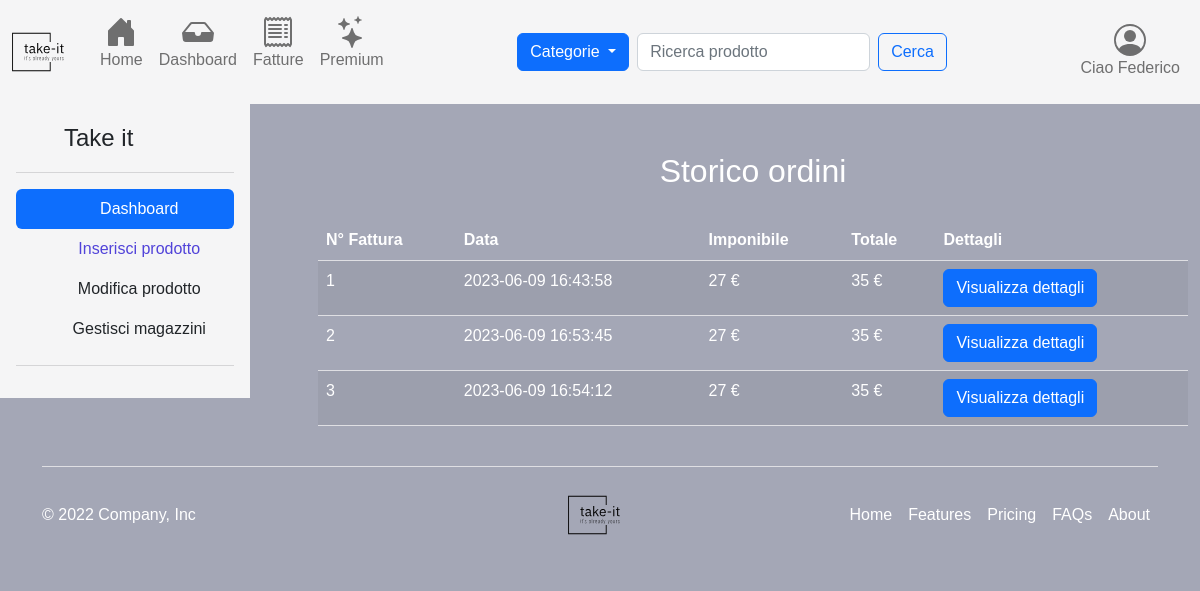
The app's page /invoiceSection.php (signed in) with its own data.
### tables this page shows
CREATE TABLE IF NOT EXISTS `Utente` (
  `Id` int(11) NOT NULL AUTO_INCREMENT,
  `Nome` varchar(50) NOT NULL,
  `Cognome` varchar(50) NOT NULL,
  `Email` varchar(50) NOT NULL,
  `Password` varchar(32) NOT NULL,
  `Claim_id` int(11) NOT NULL,
  `Indirizzo_id` int(11) NOT NULL,
  `Status` int(11) NOT NULL,
  `Timestamp` timestamp NOT NULL DEFAULT current_timestamp(),
  PRIMARY KEY (`Id`),
  KEY `Claim_id` (`Claim_id`),
  KEY `Indirizzo_id` (`Indirizzo_id`)
);

CREATE TABLE IF NOT EXISTS `Fattura` (
  `Id` int(11) NOT NULL AUTO_INCREMENT,
  `Dettaglio_ordine_id` int(11) NOT NULL,
  `Imponibile` decimal(7,0) NOT NULL,
  `Totale` decimal(10,0) NOT NULL,
  `Status` int(2) NOT NULL,
  `Timestamp` timestamp NOT NULL DEFAULT current_timestamp(),
  PRIMARY KEY (`Id`),
  KEY `Dettaglio_ordine_id` (`Dettaglio_ordine_id`)
);

### invoiceSection.php (called while the page is built, shortened)
<?php
require './templates/views/user/invoiceSection.php';
require_once("./templates/base.php");

### src/classes/Dbh.php (called while the page is built, shortened)
<?php
include("./src/utility/UtilsFunctions.php");
include("./src/classes/Session.php");
class Dbh
{
    protected mysqli $connection;
    public function __construct($dbhost = 'localhost', $dbuser = 'root', $dbpass = '', $dbname = 'e-commerce', $charset = 'utf8')
    {
        try {
            $this->connection = new mysqli($dbhost, $dbuser, $dbpass, $dbname);
            $this->connection->set_charset($charset);
        } catch (Exception $e) {
            echo "[Dbh:26] Sono qui";
            echo "Connection failed: " . mysqli_connect_error();
        }
    }
    public function execute($sql, ...$params): array|int|string
    {
        $types = "";
        if ($stmt = $this->connection->prepare($sql)) {
            if (!$stmt->execute()) {
                return "Execute failed: (" . $stmt->errno . ") " . $stmt->error;
            }
            if ($stmt->errno == 0) {
                $result = $stmt->get_result();
                return $result->fetch_all(MYSQLI_ASSOC);
            } else {
                return "Errore" . $stmt->errno;
            }
        } else {
            return 'Unable to prepare MySQL statement (check your syntax) - ' . $this->connection->error;
        }
    }
    public function getRecord(string $tableName, string $where): mixed
    {
        $response = $this->execute("SELECT * FROM `$tableName` WHERE $where");
        return !empty($response) && $response[0] !== null
            ? $response[0]
            : null;
    }
}

### src/classes/Session.php (called while the page is built, shortened)
<?php
class Session extends Dbh
{
    private readonly int $id;
    public function __construct($id)
    {
        $this->id = $id;
        $this->init();
    }
    private function init(): void
    {
        if ($this->checkSessionId($this->id)) {
            $claimType = $this->getClaimTypeFromId($this->id);
        }
    }
    public function checkSessionId($id): bool
    {
        if (isset($id)) {
            $response = parent::execute("SELECT * FROM `Utente` WHERE `Id` = '$id' ");
            if (is_int($response[0]["Id"])) {
                $this->setSessionUser($response[0]);
                $user = $this->getCurrentUser();
                return $user[ID] > 0 && $user["Id"] == $id;
            }
        }
        return false;
    }
    public function setSessionUser($params): void
    {
        $_SESSION[CARRELLO_ID] = $this->getUserCartIdFromDb() !== null && $this->getUserCartIdFromDb() !== CARRELLO_UNSET
            ? $this->getUserCartIdFromDb()
            : $this->bindCartWithUser();
        $_SESSION[RACCOLTA_ID] = $this->getUserCollectionIdFromDb() !== null && $this->getUserCartIdFromDb() !== RACCOLTA_UNSET
            ? $this->getUserCollectionIdFromDb()
            : $this->generateCollectionRecord();
    }
    public function getCurrentUser(): array|int
    {
        return [
            ID => $_SESSION[ID],
            NOME => $_SESSION[NOME],
            COGNOME => $_SESSION[COGNOME],
            EMAIL => $_SESSION[EMAIL],
            PASSWORD => $_SESSION[PASSWORD],
            STATUS => $_SESSION[STATUS],
            CLAIM_ID => $_SESSION[CLAIM_ID],
            INDIRIZZO_ID => $_SESSION[INDIRIZZO_ID],
            CARRELLO_ID => $_SESSION[CARRELLO_ID],
            RACCOLTA_ID => $_SESSION[RACCOLTA_ID]
        ];
    }
    public function getUserCollectionIdFromDb() {
        $where = "Utente_id = " . $this->getCurrentUser()[ID];
        $res = parent::getRecord(RACCOLTA, $where);
        if ($res !== null) {
            return UtilsFunctions::checkResponse($res[ID])
                ? $res[ID]
                : RACCOLTA_UNSET;
        }
        return null;
    }
    public function getUserCartIdFromDb()
    {
        $where = UTENTE_ID." = ".$this->getCurrentUser()[ID];
        $res = parent::getRecord(CARRELLO, $where);
        if ($res !== null) {
            return UtilsFunctions::checkResponse($res[ID])
                ? $res[ID]
                : CARRELLO_UNSET;
        }
        return null;
    }
    public function getClaimTypeFromId($id): ?string
    {
        $res = parent::execute("SELECT * FROM Claim WHERE Id = '$id' ");
        return $res ? $res[0][DESCRIZIONE] : "";
    }
    public function loadInvoices(): array|int|string
    {
        return parent::execute("SELECT f.*
                FROM Fattura f
                JOIN Dettaglio_ordine do ON f.Dettaglio_ordine_id = do.Id
                JOIN Articolo a ON do.Articolo_id = a.Id
                WHERE a.Utente_id = " . $this->getCurrentUser()[ID]);
    }
}

### src/utility/UtilsFunctions.php (called while the page is built, shortened)
<?php
class UtilsFunctions
{
    public static function checkResponse($response): bool
    {
        return is_int($response) && $response > 0;
    }
}

### templates/views/user/invoiceSection.php (the view, shortened to what this page needs)
<div class="container  rounded mt-5">
    <h2 class="text-center" style="color: white;">Storico ordini</h2>
    <table class="table table-striped">
        <thead>
        <tr>
            <th style="color: white;">N° Fattura</th>
            <th style="color: white;">Data</th>
            <th style="color: white;">Imponibile</th>
            <th style="color: white;">Totale</th>
            <th style="color: white;">Dettagli</th>
        </tr>
        </thead>
        <tbody>
        <?php
        if (isset($_SESSION[ID])) {
            $session = new Session($_SESSION[ID]);
            $claimType = $session->getClaimTypeFromId($session->getCurrentUser()[CLAIM_ID]);
            switch ($claimType) {
                case CLAIM_SELLER_DESC:
                case CLAIM_SELLER_PR0_DESC:
                    $invoices = $session->loadInvoices();
                    if (!empty($invoices)) {
                        $index = 1;
                        foreach ($invoices as $invoice) {
                            echo '<tr>
                                <td style="color: white;">' . $index++ . '</td>
                                <td style="color: white;">' . $invoice['Timestamp'] . '</td>
                                <td style="color: white;">' . $invoice['Imponibile'] . ' ' . EURO . '</td>
                                <td style="color: white;">' . $invoice['Totale'] . ' ' . EURO . '</td>
                                <td>
                                    <button type="button" class="btn btn-primary" data-bs-toggle="modal" data-bs-target="#exampleModal' . $invoice["Dettaglio_ordine_id"] . '">
                                      Visualizza dettagli
                                    </button>';
                            echo '</td>';
                        }
                    }
                    else {
                    }
                    break;
            }
        } else {
            header("Location: login.php");
        }
        ?>
        </tbody>
    </table>
</div>

### templates/views/utils/navbar.php (shortened to what this page needs)
<nav class="navbar navbar-expand-lg bg-light bd-navbar sticky-top" id="navbar-main">
    <div class="container-fluid">
        <a class="navbar-brand" href="<?php echo ROOT; ?>">
            <img src="<?php echo IMG; ?>/logo.svg" width="64" height="64" alt="Logo">
        </a>
        <div class="collapse navbar-collapse" id="navbarSupportedContent">
            <ul class="navbar-nav me-auto mb-2 mb-lg-0 flex-row justify-content-between">
                <li class="nav-item">
                    <a class="nav-link" aria-current="page" href="<?php echo ROOT; ?>">
                        <div class="nav-caption-item">
                            <p>Home</p>
                        </div>
                    </a>
                </li>
                <?php
                    if (isset($_SESSION[ID])) {
                        $session = new Session($_SESSION[ID]);
                            $claimType = $session->getClaimTypeFromId($session->getCurrentUser()[CLAIM_ID]);
                        switch ($claimType) {
                            case CLAIM_SELLER_DESC:
                            case CLAIM_SELLER_PR0_DESC:
                                echo
                                '<li class="nav-item">
                                    <a class="nav-link" aria-current="page" href="./dashboard.php">
                                        <svg xmlns="http://www.w3.org/2000/svg" width="32" height="32" fill="currentColor" class="bi bi-inbox-fill nav-icon-item" viewBox="0 0 16 16">
                                            <path d="M4.98 4a.5.5 0 0 0-.39.188L1.54 8H6a.5.5 0 0 1 .5.5 1.5 1.5 0 1 0 3 0A.5.5 0 0 1 10 8h4.46l-3.05-3.812A.5.5 0 0 0 11.02 4H4.98zm-1.17-.437A1.5 1.5 0 0 1 4.98 3h6.04a1.5 1.5 0 0 1 1.17.563l3.7 4.625a.5.5 0 0 1 .106.374l-.39 3.124A1.5 1.5 0 0 1 14.117 13H1.883a1.5 1.5 0 0 1-1.489-1.314l-.39-3.124a.5.5 0 0 1 .106-.374l3.7-4.625z" />
                                        </svg>
                                    <div class="nav-caption-item">
                                        <p>Dashboard</p>
                                    </div>
                                    </a>
                                </li>';
                            echo
                            '<li class="nav-item">
                                    <a class="nav-link" aria-current="page" href="./invoiceSection.php">
                                        <svg xmlns="http://www.w3.org/2000/svg" width="32" height="32" fill="currentColor" class="bi bi-receipt nav-icon-item" viewBox="0 0 16 16">
                                              <path d="M1.92.506a.5.5 0 0 1 .434.14L3 1.293l.646-.647a.5.5 0 0 1 .708 0L5 1.293l.646-.647a.5.5 0 0 1 .708 0L7 1.293l.646-.647a.5.5 0 0 1 .708 0L9 1.293l.646-.647a.5.5 0 0 1 .708 0l.646.647.646-.647a.5.5 0 0 1 .708 0l.646.647.646-.647a.5.5 0 0 1 .801.13l.5 1A.5.5 0 0 1 15 2v12a.5.5 0 0 1-.053.224l-.5 1a.5.5 0 0 1-.8.13L13 14.707l-.646.647a.5.5 0 0 1-.708 0L11 14.707l-.646.647a.5.5 0 0 1-.708 0L9 14.707l-.646.647a.5.5 0 0 1-.708 0L7 14.707l-.646.647a.5.5 0 0 1-.708 0L5 14.707l-.646.647a.5.5 0 0 1-.708 0L3 14.707l-.646.647a.5.5 0 0 1-.801-.13l-.5-1A.5.5 0 0 1 1 14V2a.5.5 0 0 1 .053-.224l.5-1a.5.5 0 0 1 .367-.27zm.217 1.338L2 2.118v11.764l.137.274.51-.51a.5.5 0 0 1 .707 0l.646.647.646-.646a.5.5 0 0 1 .708 0l.646.646.646-.646a.5.5 0 0 1 .708 0l.646.646.646-.646a.5.5 0 0 1 .708 0l.646.646.646-.646a.5.5 0 0 1 .708 0l.646.646.646-.646a.5.5 0 0 1 .708 0l.509.509.137-.274V2.118l-.137-.274-.51.51a.5.5 0 0 1-.707 0L12 1.707l-.646.647a.5.5 0 0 1-.708 0L10 1.707l-.646.647a.5.5 0 0 1-.708 0L8 1.707l-.646.647a.5.5 0 0 1-.708 0L6 1.707l-.646.647a.5.5 0 0 1-.708 0L4 1.707l-.646.647a.5.5 0 0 1-.708 0l-.509-.51z"/>
                                              <path d="M3 4.5a.5.5 0 0 1 .5-.5h6a.5.5 0 1 1 0 1h-6a.5.5 0 0 1-.5-.5zm0 2a.5.5 0 0 1 .5-.5h6a.5.5 0 1 1 0 1h-6a.5.5 0 0 1-.5-.5zm0 2a.5.5 0 0 1 .5-.5h6a.5.5 0 1 1 0 1h-6a.5.5 0 0 1-.5-.5zm0 2a.5.5 0 0 1 .5-.5h6a.5.5 0 0 1 0 1h-6a.5.5 0 0 1-.5-.5zm8-6a.5.5 0 0 1 .5-.5h1a.5.5 0 0 1 0 1h-1a.5.5 0 0 1-.5-.5zm0 2a.5.5 0 0 1 .5-.5h1a.5.5 0 0 1 0 1h-1a.5.5 0 0 1-.5-.5zm0 2a.5.5 0 0 1 .5-.5h1a.5.5 0 0 1 0 1h-1a.5.5 0 0 1-.5-.5zm0 2a.5.5 0 0 1 .5-.5h1a.5.5 0 0 1 0 1h-1a.5.5 0 0 1-.5-.5z"/>
                                        </svg>
                                    <div class="nav-caption-item">
                                        <p>Fatture</p>
                                    </div>
                                    </a>
                                </li>';
                                break;
                        }
                    }
                ?>
                <li class="nav-item">
                    <a class="nav-link" aria-current="page" href="./premium.php">
                        <div class="nav-caption-item">
                            <p>Premium</p>
                        </div>
                    </a>
                </li>
            </ul>
            <div class="dropdown">
                <button class="btn btn-primary dropdown-toggle" type="button" id="categoryDropdown" data-bs-toggle="dropdown" aria-expanded="false">
                    Categorie
                </button>
            </div>
            <form class="d-flex" role="search" method="post">
                <input class="form-control me-2" type="search" placeholder="Ricerca prodotto" aria-label="Search" name="search">
                <button class="btn btn-outline-primary" type="submit" name="btn-search">Cerca</button>
            </form>
            <ul class="navbar-nav flex-row flex-wrap ms-md-auto justify-content-between" id="btn-toogle-navbar">
                <li class="nav-item dropdown">
                    <a class="nav-link" href="#" role="button" data-bs-toggle="dropdown" aria-expanded="false">
                        <div class="nav-caption-item">
                            <?php
                                if(isset($_SESSION["Id"])) {
                                    try {
                                        $session = new Session($_SESSION["Id"]);
                                        $user = $session->getCurrentUser();
                                        if ($user[ID] !== ID_UNSET) {
                                            echo 'Ciao ' . $user[NOME];
                                        } else {
                                            echo '<p>Utente</p>';
                                        }
                                    } catch (Exception $e) {
                                        echo $e->getMessage();
                                    }
                                } else {
                                    echo '<p>Utente</p>';
                                }
                            ?>
                        </div>
                    </a>
                </li>
            </ul>
        </div>
    </div>
</nav>

### records on screen
utente: Nome "Federico"
fattura: Timestamp "2023-06-09 16:43:58", Imponibile "27", Totale "35"
fattura: Timestamp "2023-06-09 16:53:45", Imponibile "27", Totale "35"
fattura: Timestamp "2023-06-09 16:54:12", Imponibile "27", Totale "35"
